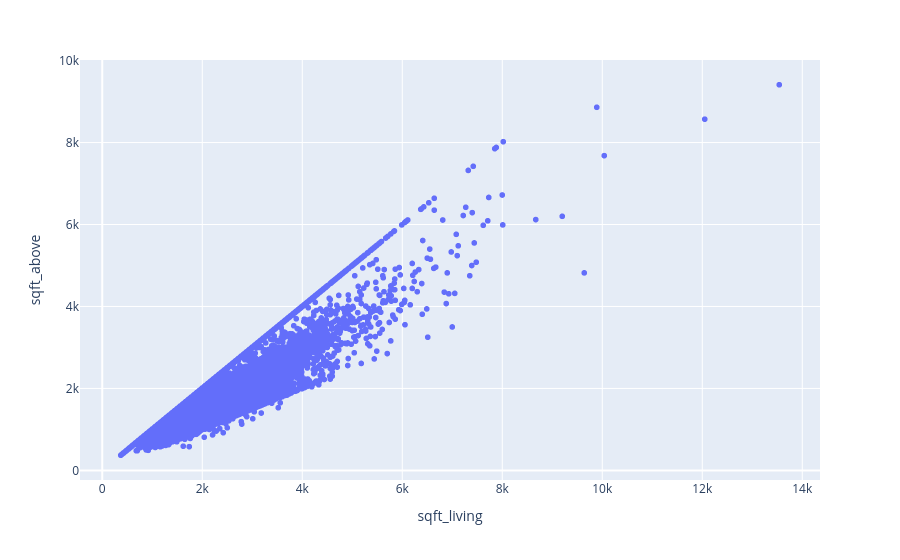

Source (notebook cell):
### Code cell
px.scatter(df_import, x='sqft_living', y='sqft_above') 

# Here we finally see something clear: The straight line of houses with no basement

### Figure 1 — Plotly figure (JSON) as saved in the notebook; plotly's stock layout.template omitted (floating-point values rounded to 4 significant figures; data arrays with more than 128 entries replaced by an {"elided": "..."} marker saying what was removed)
{"data": [{"hovertemplate": "sqft_living=%{x}<br>sqft_above=%{y}<extra></extra>", "legendgroup": "", "marker": {"color": "#636efa", "symbol": "circle"}, "mode": "markers", "name": "", "showlegend": false, "type": "scattergl", "x": {"elided": "21597 int values"}, "xaxis": "x", "y": {"elided": "21597 int values"}, "yaxis": "y"}], "layout": {"legend": {"tracegroupgap": 0}, "margin": {"t": 60}, "xaxis": {"anchor": "y", "domain": [0, 1], "title": {"text": "sqft_living"}}, "yaxis": {"anchor": "x", "domain": [0, 1], "title": {"text": "sqft_above"}}}}
